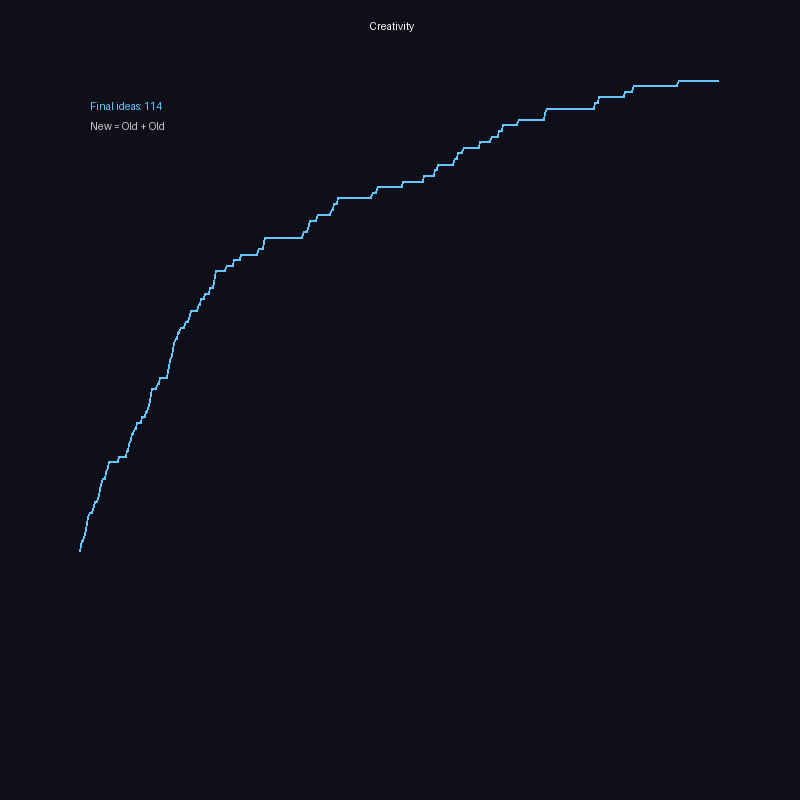

Here is the Python script that generated this plot:
"""
Creativity - 创造力

组合式创新：新想法 = 旧想法的组合
模拟创造性跳跃

本实验模拟想法组合产生创新
"""

import numpy as np
from PIL import Image, ImageDraw
import random

class Idea:
    def __init__(self, elements):
        self.elements = elements  # 想法的元素组合
        self.novelty = 0
        self.usefulness = 0

class CreativitySimulation:
    def __init__(self, n_ideas=50, n_elements=10):
        self.n_elements = n_elements
        self.ideas = []
        
        # 初始化想法池
        for _ in range(n_ideas):
            n = random.randint(1, 3)
            elements = tuple(sorted(random.sample(range(n_elements), n)))
            self.ideas.append(Idea(elements))
        
        # 已存在的组合（用于计算新颖性）
        self.existing_combinations = set()
        self.history = []
    
    def evaluate_novelty(self, idea):
        """新颖性：组合从未出现过"""
        if idea.elements in self.existing_combinations:
            return 0.1
        return 1.0
    
    def evaluate_usefulness(self, idea):
        """有用性：随机（模拟现实的不确定性）"""
        base = sum(idea.elements) / len(idea.elements) / self.n_elements
        return base + random.gauss(0, 0.2)
    
    def combine(self, idea1, idea2):
        """组合两个想法产生新想法"""
        new_elements = tuple(sorted(set(idea1.elements) | set(idea2.elements)))
        return Idea(new_elements)
    
    def step(self):
        """一步创新过程"""
        # 随机选择两个想法组合
        i1, i2 = random.sample(range(len(self.ideas)), 2)
        new_idea = self.combine(self.ideas[i1], self.ideas[i2])
        
        # 评估
        new_idea.novelty = self.evaluate_novelty(new_idea)
        new_idea.usefulness = max(0, min(1, self.evaluate_usefulness(new_idea)))
        
        # 如果足够好，加入想法池
        if new_idea.novelty > 0.5 and new_idea.usefulness > 0.3:
            self.ideas.append(new_idea)
            self.existing_combinations.add(new_idea.elements)
        
        # 记录
        self.history.append({
            'pool_size': len(self.ideas),
            'avg_novelty': np.mean([i.novelty for i in self.ideas if i.novelty > 0]),
            'avg_usefulness': np.mean([i.usefulness for i in self.ideas])
        })
    
    def run(self, steps=500):
        for _ in range(steps):
            self.step()

def visualize_creativity(sim, output_path):
    """可视化创新过程"""
    SIZE = 800
    MARGIN = 80
    
    img = Image.new('RGB', (SIZE, SIZE), (15, 15, 25))
    draw = ImageDraw.Draw(img)
    
    WIDTH = SIZE - 2 * MARGIN
    HEIGHT = SIZE - 2 * MARGIN
    
    # 绘制想法池增长
    pool_sizes = [h['pool_size'] for h in sim.history]
    max_pool = max(pool_sizes) if pool_sizes else 1
    
    for i in range(1, len(pool_sizes)):
        x1 = MARGIN + (i-1) / len(pool_sizes) * WIDTH
        y1 = SIZE - MARGIN - pool_sizes[i-1] / max_pool * HEIGHT
        x2 = MARGIN + i / len(pool_sizes) * WIDTH
        y2 = SIZE - MARGIN - pool_sizes[i] / max_pool * HEIGHT
        draw.line([x1, y1, x2, y2], fill=(100, 200, 255), width=2)
    
    draw.text((SIZE//2 - 30, 20), "Creativity", fill=(255, 255, 255))
    draw.text((MARGIN + 10, MARGIN + 20), f"Final ideas: {pool_sizes[-1]}", fill=(100, 200, 255))
    draw.text((MARGIN + 10, MARGIN + 40), "New = Old + Old", fill=(200, 200, 200))
    
    img.save(output_path)
    print(f'Saved: {output_path}')

if __name__ == '__main__':
    output_dir = r'C:\Users\许耀仁\.openclaw\workspace\experiments'
    
    print('=== Creativity ===')
    
    sim = CreativitySimulation(n_ideas=30, n_elements=8)
    sim.run(steps=500)
    
    print(f'Initial ideas: 30')
    print(f'Final ideas: {len(sim.ideas)}')
    
    visualize_creativity(sim, f'{output_dir}/creativity.png')
    
    print('Done')
